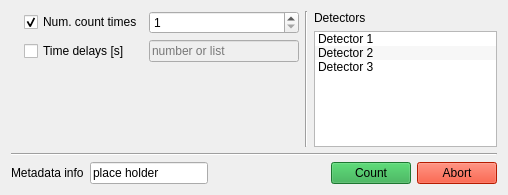
<?xml version="1.0" encoding="UTF-8"?>
<ui version="4.0">
 <class>Form</class>
 <widget class="QWidget" name="Form">
  <property name="geometry">
   <rect>
    <x>0</x>
    <y>0</y>
    <width>508</width>
    <height>195</height>
   </rect>
  </property>
  <property name="windowTitle">
   <string>Count</string>
  </property>
  <layout class="QVBoxLayout" name="verticalLayout_2">
   <item>
    <layout class="QGridLayout" name="gridLayout_2">
     <item row="0" column="0">
      <layout class="QHBoxLayout" name="horizontalLayout_7">
       <item>
        <layout class="QGridLayout" name="gridLayout">
         <property name="bottomMargin">
          <number>0</number>
         </property>
         <item row="1" column="2">
          <widget class="QCheckBox" name="time_delays_checkBox">
           <property name="text">
            <string>Time delays [s]</string>
           </property>
          </widget>
         </item>
         <item row="1" column="3">
          <widget class="QLineEdit" name="time_delays_lineEdit">
           <property name="enabled">
            <bool>false</bool>
           </property>
           <property name="sizePolicy">
            <sizepolicy hsizetype="Preferred" vsizetype="Fixed">
             <horstretch>0</horstretch>
             <verstretch>0</verstretch>
            </sizepolicy>
           </property>
           <property name="minimumSize">
            <size>
             <width>150</width>
             <height>0</height>
            </size>
           </property>
           <property name="placeholderText">
            <string>number or list</string>
           </property>
          </widget>
         </item>
         <item row="0" column="3">
          <widget class="QSpinBox" name="num_count_times_spinBox">
           <property name="enabled">
            <bool>true</bool>
           </property>
           <property name="minimum">
            <number>1</number>
           </property>
           <property name="maximum">
            <number>10000</number>
           </property>
           <property name="value">
            <number>1</number>
           </property>
           <property name="displayIntegerBase">
            <number>10</number>
           </property>
          </widget>
         </item>
         <item row="0" column="2">
          <widget class="QCheckBox" name="num_count_times_checkBox">
           <property name="text">
            <string>Num. count times</string>
           </property>
           <property name="checked">
            <bool>true</bool>
           </property>
          </widget>
         </item>
         <item row="3" column="3">
          <spacer name="verticalSpacer">
           <property name="orientation">
            <enum>Qt::Vertical</enum>
           </property>
           <property name="sizeHint" stdset="0">
            <size>
             <width>20</width>
             <height>40</height>
            </size>
           </property>
          </spacer>
         </item>
         <item row="0" column="1">
          <widget class="QLabel" name="num_pts_label">
           <property name="sizePolicy">
            <sizepolicy hsizetype="Fixed" vsizetype="Preferred">
             <horstretch>0</horstretch>
             <verstretch>0</verstretch>
            </sizepolicy>
           </property>
           <property name="text">
            <string/>
           </property>
          </widget>
         </item>
        </layout>
       </item>
       <item>
        <widget class="Line" name="line_5">
         <property name="orientation">
          <enum>Qt::Vertical</enum>
         </property>
        </widget>
       </item>
       <item>
        <layout class="QVBoxLayout" name="verticalLayout_3">
         <item>
          <widget class="QLabel" name="detectors_label">
           <property name="sizePolicy">
            <sizepolicy hsizetype="Fixed" vsizetype="Preferred">
             <horstretch>0</horstretch>
             <verstretch>0</verstretch>
            </sizepolicy>
           </property>
           <property name="text">
            <string>Detectors</string>
           </property>
          </widget>
         </item>
         <item>
          <widget class="QListWidget" name="listWidget">
           <property name="sizePolicy">
            <sizepolicy hsizetype="Maximum" vsizetype="Maximum">
             <horstretch>0</horstretch>
             <verstretch>0</verstretch>
            </sizepolicy>
           </property>
           <property name="maximumSize">
            <size>
             <width>500</width>
             <height>16777215</height>
            </size>
           </property>
           <property name="alternatingRowColors">
            <bool>true</bool>
           </property>
           <item>
            <property name="text">
             <string>Detector 1</string>
            </property>
           </item>
           <item>
            <property name="text">
             <string>Detector 2</string>
            </property>
           </item>
           <item>
            <property name="text">
             <string>Detector 3</string>
            </property>
           </item>
          </widget>
         </item>
         <item>
          <spacer name="verticalSpacer_2">
           <property name="orientation">
            <enum>Qt::Vertical</enum>
           </property>
           <property name="sizeHint" stdset="0">
            <size>
             <width>20</width>
             <height>40</height>
            </size>
           </property>
          </spacer>
         </item>
        </layout>
       </item>
      </layout>
     </item>
     <item row="2" column="0">
      <layout class="QHBoxLayout" name="horizontalLayout_2">
       <item>
        <widget class="QLabel" name="metadata_label">
         <property name="sizePolicy">
          <sizepolicy hsizetype="Fixed" vsizetype="Preferred">
           <horstretch>0</horstretch>
           <verstretch>0</verstretch>
          </sizepolicy>
         </property>
         <property name="text">
          <string>Metadata info</string>
         </property>
        </widget>
       </item>
       <item>
        <widget class="QLineEdit" name="metadata_lineEdit">
         <property name="text">
          <string>place holder</string>
         </property>
         <property name="readOnly">
          <bool>false</bool>
         </property>
        </widget>
       </item>
       <item>
        <spacer name="buttons_spacer">
         <property name="orientation">
          <enum>Qt::Horizontal</enum>
         </property>
         <property name="sizeHint" stdset="0">
          <size>
           <width>40</width>
           <height>20</height>
          </size>
         </property>
        </spacer>
       </item>
       <item>
        <widget class="QPushButton" name="run_scan_button">
         <property name="styleSheet">
          <string notr="true">background-color: #28a745</string>
         </property>
         <property name="text">
          <string>Count</string>
         </property>
        </widget>
       </item>
       <item>
        <widget class="QPushButton" name="abort_scan_button">
         <property name="styleSheet">
          <string notr="true">background-color: rgb(255, 38, 0)</string>
         </property>
         <property name="text">
          <string>Abort</string>
         </property>
         <property name="checkable">
          <bool>false</bool>
         </property>
        </widget>
       </item>
      </layout>
     </item>
     <item row="1" column="0">
      <widget class="Line" name="line">
       <property name="orientation">
        <enum>Qt::Horizontal</enum>
       </property>
      </widget>
     </item>
    </layout>
   </item>
  </layout>
 </widget>
 <resources/>
 <connections/>
</ui>
